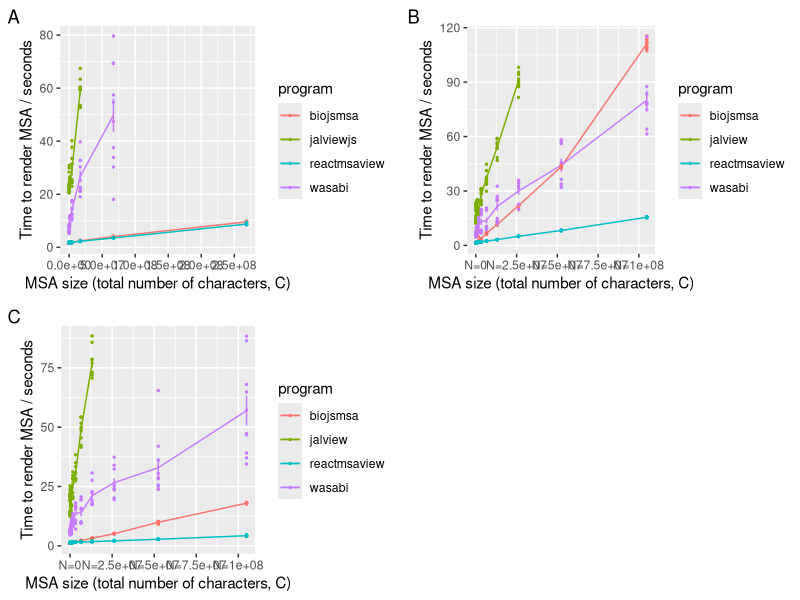

Here is the R script that generated this plot:
library(ggplot2)
library(gridExtra)
library(scales)


df <- read.table("varyXY.tsv", header = TRUE)
df$size <- df$size * df$size
p1 <- ggplot(df, aes(x = size, y = time, color = program)) +
  labs(tag = "A") +
  geom_line(stat = "summary") +
  geom_errorbar(width = 0.2, stat = "summary") +
  geom_jitter(size = 0.5, position = position_jitter(width = 0.1, seed = 42)) +
  scale_x_continuous(breaks = scales::pretty_breaks(n = 10)) +
  ylab("Time to render MSA / seconds") +
  xlab("MSA size (total number of characters, C)")


df <- read.table("varyX.tsv", header = TRUE)
df$size <- df$x_size * df$y_size
p2 <- ggplot(df, aes(x = size, y = time, color = program)) +
  labs(tag = "B") +
  geom_line(stat = "summary") +
  geom_errorbar(stat = "summary", aes(width = 20000)) +
  geom_jitter(size = 0.5, position = position_jitter(width = 0.1, seed = 42)) +
  scale_x_continuous(
    labels = function(x) paste0("N=", x)
  ) +
  ylab("Time to render MSA / seconds") +
  xlab("MSA size (total number of characters, C)")




df <- read.table("varyY.tsv", header = TRUE)
df$size <- df$x_size * df$y_size
p3 <- ggplot(df, aes(x = size, y = time, color = program)) +
  labs(tag = "C") +
  geom_line(stat = "summary") +
  geom_errorbar(width = 0.2, stat = "summary") +
  geom_jitter(size = 0.5, position = position_jitter(width = 0.1, seed = 42)) +
  scale_x_continuous(
    labels = function(x) paste0("N=", x)
  ) +
  ylab("Time to render MSA / seconds") +
  xlab("MSA size (total number of characters, C)")


res <- grid.arrange(p1, p2, p3, nrow = 2)
ggsave("img/all.png", res, width = 14, height = 9)
